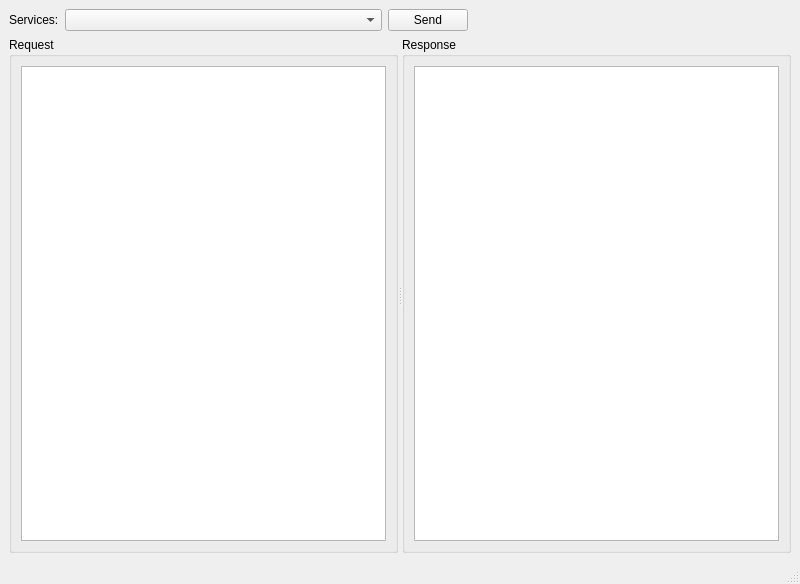
<?xml version="1.0" encoding="UTF-8"?>
<ui version="4.0">
 <class>MainWindow</class>
 <widget class="QMainWindow" name="MainWindow">
  <property name="geometry">
   <rect>
    <x>0</x>
    <y>0</y>
    <width>800</width>
    <height>584</height>
   </rect>
  </property>
  <property name="windowTitle">
   <string>MainWindow</string>
  </property>
  <widget class="QWidget" name="centralwidget">
   <layout class="QGridLayout" name="gridLayout">
    <item row="0" column="0">
     <widget class="QLabel" name="label">
      <property name="sizePolicy">
       <sizepolicy hsizetype="Fixed" vsizetype="Preferred">
        <horstretch>0</horstretch>
        <verstretch>0</verstretch>
       </sizepolicy>
      </property>
      <property name="text">
       <string>Services:</string>
      </property>
     </widget>
    </item>
    <item row="0" column="1">
     <widget class="QComboBox" name="comboBoxServices">
      <property name="sizePolicy">
       <sizepolicy hsizetype="MinimumExpanding" vsizetype="Preferred">
        <horstretch>0</horstretch>
        <verstretch>0</verstretch>
       </sizepolicy>
      </property>
     </widget>
    </item>
    <item row="0" column="2">
     <widget class="QPushButton" name="pushButtonSend">
      <property name="sizePolicy">
       <sizepolicy hsizetype="Fixed" vsizetype="Fixed">
        <horstretch>0</horstretch>
        <verstretch>0</verstretch>
       </sizepolicy>
      </property>
      <property name="text">
       <string>Send</string>
      </property>
     </widget>
    </item>
    <item row="0" column="3">
     <spacer name="horizontalSpacer">
      <property name="orientation">
       <enum>Qt::Horizontal</enum>
      </property>
      <property name="sizeHint" stdset="0">
       <size>
        <width>40</width>
        <height>20</height>
       </size>
      </property>
     </spacer>
    </item>
    <item row="1" column="0" colspan="4">
     <widget class="QSplitter" name="splitter">
      <property name="orientation">
       <enum>Qt::Horizontal</enum>
      </property>
      <widget class="QGroupBox" name="groupBox">
       <property name="minimumSize">
        <size>
         <width>0</width>
         <height>0</height>
        </size>
       </property>
       <property name="maximumSize">
        <size>
         <width>16777215</width>
         <height>16777215</height>
        </size>
       </property>
       <property name="title">
        <string>Request</string>
       </property>
       <layout class="QVBoxLayout" name="verticalLayout">
        <item>
         <widget class="QTextEdit" name="textEditRequest"/>
        </item>
       </layout>
      </widget>
      <widget class="QGroupBox" name="groupBox_2">
       <property name="minimumSize">
        <size>
         <width>0</width>
         <height>0</height>
        </size>
       </property>
       <property name="title">
        <string>Response</string>
       </property>
       <layout class="QVBoxLayout" name="verticalLayout_2">
        <item>
         <widget class="QTextEdit" name="textEditResponse"/>
        </item>
       </layout>
      </widget>
     </widget>
    </item>
   </layout>
  </widget>
  <widget class="QMenuBar" name="menubar">
   <property name="geometry">
    <rect>
     <x>0</x>
     <y>0</y>
     <width>800</width>
     <height>21</height>
    </rect>
   </property>
  </widget>
  <widget class="QStatusBar" name="statusbar"/>
 </widget>
 <resources/>
 <connections>
  <connection>
   <sender>pushButtonSend</sender>
   <signal>clicked()</signal>
   <receiver>pushButtonSend</receiver>
   <slot>close()</slot>
   <hints>
    <hint type="sourcelabel">
     <x>425</x>
     <y>41</y>
    </hint>
    <hint type="destinationlabel">
     <x>425</x>
     <y>41</y>
    </hint>
   </hints>
  </connection>
 </connections>
</ui>
